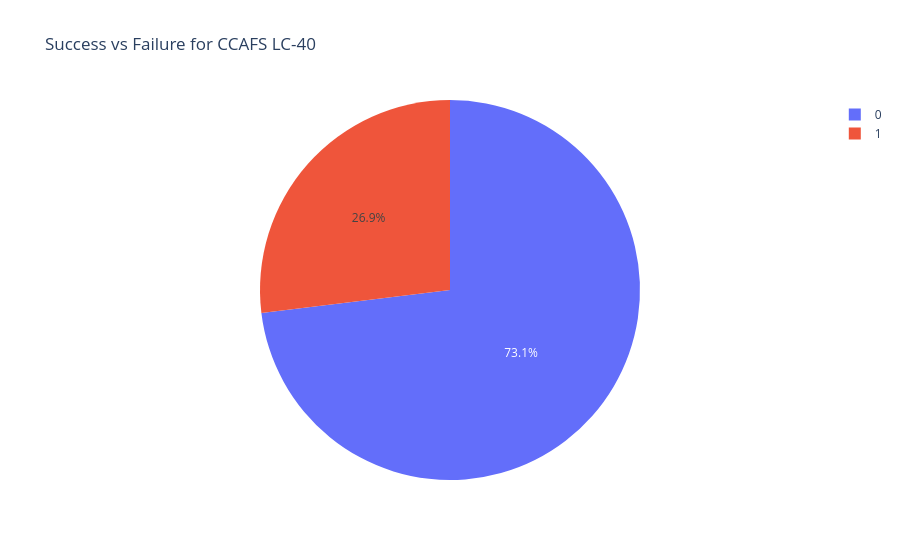

Write notebook code for a chart like this one.
### Code cell
import plotly.express as px
new = spacex_df[spacex_df['Launch Site'] == entered_site]
yes = new['class'].value_counts().reset_index()
fig = px.pie(yes, values='count', names='class', title=f'Success vs Failure for {entered_site}'
)
fig

### Figure 1 — Plotly figure (JSON) as saved in the notebook; plotly's stock layout.template omitted (floating-point values rounded to 4 significant figures)
{"data": [{"domain": {"x": [0, 1], "y": [0, 1]}, "hovertemplate": "class=%{label}<br>count=%{value}<extra></extra>", "labels": [0, 1], "legendgroup": "", "name": "", "showlegend": true, "type": "pie", "values": [19, 7]}], "layout": {"legend": {"tracegroupgap": 0}, "title": {"text": "Success vs Failure for CCAFS LC-40"}}}
